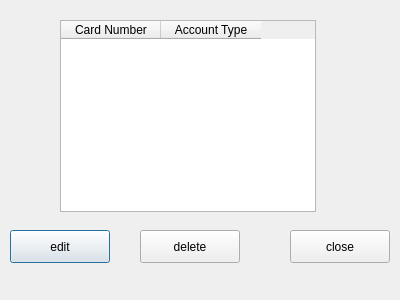
<?xml version="1.0" encoding="UTF-8"?>
<ui version="4.0">
 <class>EditCardsWindow</class>
 <widget class="QDialog" name="EditCardsWindow">
  <property name="geometry">
   <rect>
    <x>0</x>
    <y>0</y>
    <width>400</width>
    <height>300</height>
   </rect>
  </property>
  <property name="windowTitle">
   <string>Dialog</string>
  </property>
  <widget class="QTableWidget" name="cardsTable">
   <property name="geometry">
    <rect>
     <x>60</x>
     <y>20</y>
     <width>256</width>
     <height>192</height>
    </rect>
   </property>
   <column>
    <property name="text">
     <string>Card Number</string>
    </property>
   </column>
   <column>
    <property name="text">
     <string>Account Type</string>
    </property>
   </column>
  </widget>
  <widget class="QPushButton" name="editSelectedButton">
   <property name="geometry">
    <rect>
     <x>10</x>
     <y>230</y>
     <width>100</width>
     <height>33</height>
    </rect>
   </property>
   <property name="text">
    <string>edit</string>
   </property>
  </widget>
  <widget class="QPushButton" name="closeButton">
   <property name="geometry">
    <rect>
     <x>290</x>
     <y>230</y>
     <width>100</width>
     <height>33</height>
    </rect>
   </property>
   <property name="text">
    <string>close</string>
   </property>
  </widget>
  <widget class="QPushButton" name="deleteSelectedButton">
   <property name="geometry">
    <rect>
     <x>140</x>
     <y>230</y>
     <width>100</width>
     <height>33</height>
    </rect>
   </property>
   <property name="text">
    <string>delete</string>
   </property>
  </widget>
 </widget>
 <resources/>
 <connections/>
</ui>
